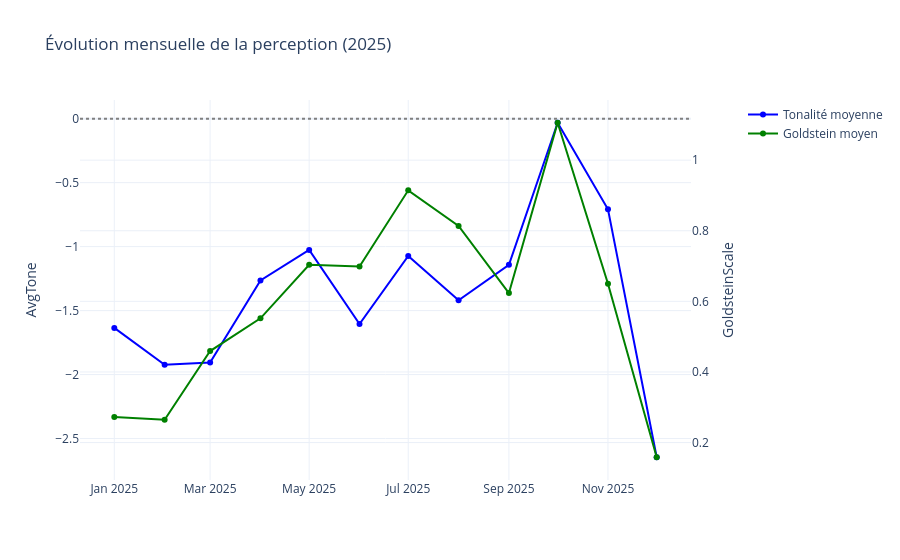

The notebook cell saved with this chart:
### Markdown cell above
> **Interprétation** : La distribution de l'AvgTone et du GoldsteinScale montre la polarisation de la perception médiatique du Bénin. Un AvgTone centré autour de 0 indique une couverture globalement neutre, tandis que les queues de distribution révèlent des épisodes ponctuels de forte négativité ou positivité. Le GoldsteinScale, centré plus haut, suggère que les événements coopératifs dominent sur les conflictuels.

### Code cell
# Évolution mensuelle du sentiment
monthly_sent = df.groupby('mois').agg(
 avg_tone=('AvgTone','mean'),
 avg_goldstein=('GoldsteinScale','mean'),
 count=('GLOBALEVENTID','nunique')
).reset_index()

fig = make_subplots(specs=[[{"secondary_y": True}]])
fig.add_trace(go.Scatter(x=monthly_sent['mois'], y=monthly_sent['avg_tone'],
 mode='lines+markers', name='Tonalité moyenne', line=dict(color='blue')), secondary_y=False)
fig.add_trace(go.Scatter(x=monthly_sent['mois'], y=monthly_sent['avg_goldstein'],
 mode='lines+markers', name='Goldstein moyen', line=dict(color='green')), secondary_y=True)
fig.add_hline(y=0, line_dash="dot", line_color="gray")
fig.update_layout(title="Évolution mensuelle de la perception (2025)", template="plotly_white")
fig.update_yaxes(title_text="AvgTone", secondary_y=False)
fig.update_yaxes(title_text="GoldsteinScale", secondary_y=True)
fig.show()
fig.write_html('../outputs/figures/q4_evolution_mensuelle_perception.html')
try:
    fig.write_image('../outputs/figures/q4_evolution_mensuelle_perception.png', scale=2)
except Exception:
    pass  # kaleido non installé, HTML sauvegardé uniquement

### Figure 1 — Plotly figure (JSON) as saved in the notebook; plotly's stock layout.template omitted (floating-point values rounded to 4 significant figures)
{"data": [{"line": {"color": "blue"}, "mode": "lines+markers", "name": "Tonalité moyenne", "type": "scatter", "x": ["2025-01", "2025-02", "2025-03", "2025-04", "2025-05", "2025-06", "2025-07", "2025-08", "2025-09", "2025-10", "2025-11", "2025-12"], "xaxis": "x", "y": [-1.635, -1.923, -1.907, -1.265, -1.026, -1.605, -1.074, -1.42, -1.142, -0.03211, -0.7081, -2.646], "yaxis": "y"}, {"line": {"color": "green"}, "mode": "lines+markers", "name": "Goldstein moyen", "type": "scatter", "x": ["2025-01", "2025-02", "2025-03", "2025-04", "2025-05", "2025-06", "2025-07", "2025-08", "2025-09", "2025-10", "2025-11", "2025-12"], "xaxis": "x", "y": [0.2726, 0.2646, 0.4592, 0.5519, 0.7036, 0.6989, 0.9145, 0.8135, 0.6234, 1.106, 0.6496, 0.1584], "yaxis": "y2"}], "layout": {"shapes": [{"line": {"color": "gray", "dash": "dot"}, "type": "line", "x0": 0, "x1": 1, "xref": "x domain", "y0": 0, "y1": 0, "yref": "y"}], "title": {"text": "Évolution mensuelle de la perception (2025)"}, "xaxis": {"anchor": "y", "domain": [0, 0.94]}, "yaxis": {"anchor": "x", "domain": [0, 1], "title": {"text": "AvgTone"}}, "yaxis2": {"anchor": "x", "overlaying": "y", "side": "right", "title": {"text": "GoldsteinScale"}}}}
